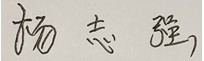
#> input picture Python/L4/signature.jpg, 204 x 61 px
$ python 4-4.py
#> lines starting #> are read from the running program, lines starting #| are printed output that depends on the picture
from PIL import Image
def signature():
    img = Image.open("signature.jpg").convert("RGB")
#> img is the input picture: PIL image 204x61 RGB; mean R, G, B 198.7, 194.2, 185.5
    width, height = img.size
#> width = 204; height = 61
    target_color = (211, 207, 198)
    tolerance = 50  # 颜色容差范围

    result_img = Image.new("RGB", (width, height))
#> result_img: PIL image 204x61 RGB; every value is 0

    for y in range(height):
        for x in range(width):
            r, g, b = img.getpixel((x, y))

            if (abs(r - target_color[0]) <= tolerance and
                    abs(g - target_color[1]) <= tolerance and
                    abs(b - target_color[2]) <= tolerance):
                result_img.putpixel((x, y), (255, 255, 255))
            else:
                result_img.putpixel((x, y), (0, 0, 0))
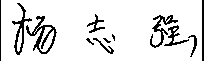
#> result_img: PIL image 204x61 RGB; 88.4% white; black in thin lines or dots

    resized_img = result_img.resize((300, 100), Image.LANCZOS)
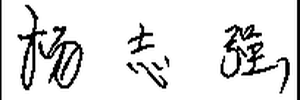
#> resized_img: PIL image 300x100 RGB; min 0, max 255, mean 225.3
    resized_img.save("sign.jpg")

if __name__ == "__main__":
    signature()
